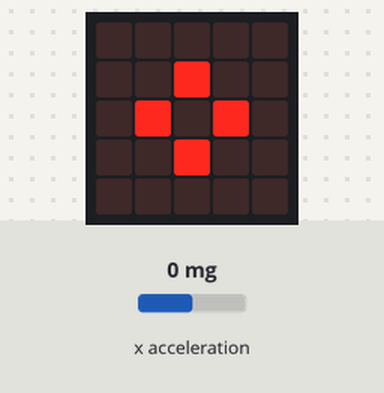
This program was run on a simulated BBC micro:bit (MakeCode). On the bench: the board's 5×5 LED display. Inputs (shaded band) come from the test bench; at power-on: x acceleration 0 mg.

Above: at 1.2 s.
1.3 s: x acceleration set to 56 mg
2.8 s: x acceleration set to 67 mg
At 3.7 s:
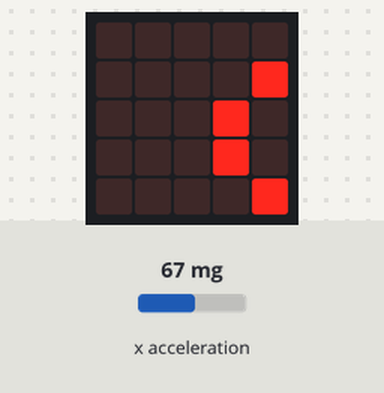
4.3 s: x acceleration set to 750 mg
At 5.2 s:
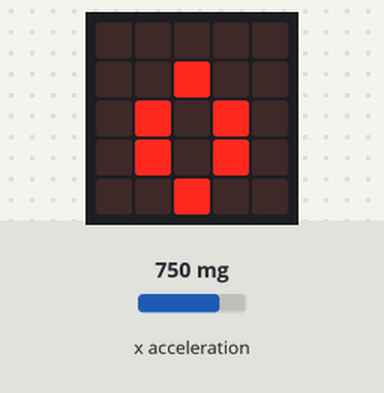
5.9 s: x acceleration set to 440 mg
7.4 s: x acceleration set to 378 mg
At 8.2 s:
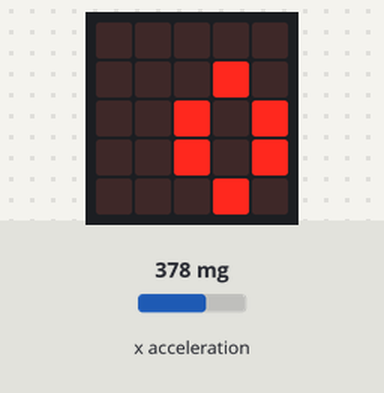
8.9 s: x acceleration set to 211 mg
10.4 s: x acceleration set to 187 mg
At 11.4 s:
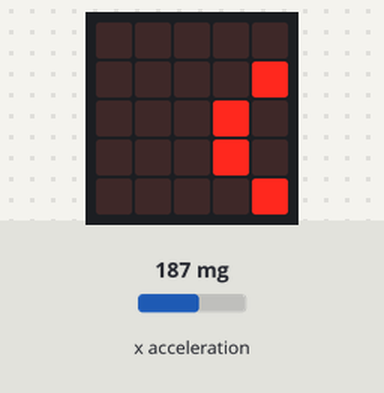
Timing chart, 0 to 12.9 s (numbered marks = the images above; inputs shaded):
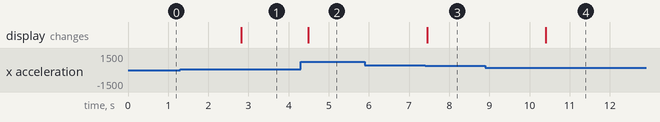

Measured:
- the behaviour switches between 59 and 60 mg on x acceleration (found by bisection; images 0 and 1)
- the behaviour switches between 401 and 400 mg on x acceleration (found by bisection; images 2 and 3)
- the behaviour switches between 201 and 200 mg on x acceleration (found by bisection; images 3 and 4)
- after the input at 1.3 s, every drawn part: stays the same
- after the input at 2.8 s, the display: changes at once (image 1)
- after the input at 4.3 s, the display: changes after 0.19 s (image 2)
- after the input at 5.9 s, every drawn part: stays the same
- after the input at 7.4 s, the display: changes after 0.05 s (image 3)
- after the input at 8.9 s, every drawn part: stays the same
- after the input at 10.4 s, the display: changes at once (image 4)

The program:

main.ts
```typescript
basic.forever(function () {
    if (input.acceleration(Dimension.X) == 0 && input.acceleration(Dimension.X) < 200) {
        basic.showLeds(`
            . . . . .
            . . # . .
            . # . # .
            . . # . .
            . . . . .
            `)
    }
    if (input.acceleration(Dimension.X) >= 60 && input.acceleration(Dimension.X) <= 200) {
        basic.showLeds(`
            . . . . .
            . . . . #
            . . . # .
            . . . # .
            . . . . #
            `)
    }
    if (input.acceleration(Dimension.X) >= 201 && input.acceleration(Dimension.X) <= 400) {
        basic.showLeds(`
            . . . . .
            . . . # .
            . . # . #
            . . # . #
            . . . # .
            `)
    }
    if (input.acceleration(Dimension.X) >= 401 && input.acceleration(Dimension.X) <= 800) {
        basic.showLeds(`
            . . . . .
            . . # . .
            . # . # .
            . # . # .
            . . # . .
            `)
    }
    if (input.acceleration(Dimension.X) >= 801 && input.acceleration(Dimension.X) <= 1023) {
        basic.showLeds(`
            . . . . .
            . # . . .
            # . # . .
            # . # . .
            . # . . .
            `)
    }
})
```

test.ts
```typescript
// aquí va el archivo "tests"; esto no se compilará cuando este paquete se utilice como una extensión.
```
